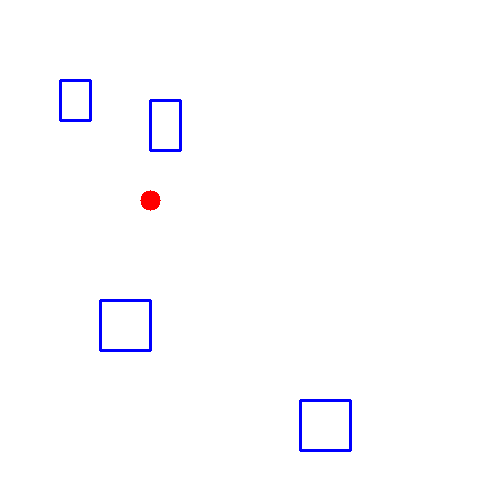
#> input picture img.png, 500 x 500 px
$ python final.py   (older library calls are emulated)
#> lines starting #> are read from the running program, lines starting #| are printed output that depends on the picture; after the words box and inside, x2 and y2 are one past the last pixel; in counts of white or black regions, pixels touching at a corner belong together
# import the necessary packages
from numpy.lib.npyio import genfromtxt
from scipy.spatial import distance as dist
from imutils import perspective
from imutils import contours
import numpy as np
import argparse
import imutils
import cv2
import random
import math

#number of node
node =[]
obs =[]

def start_goal():
    start = [20, 20]
    goal = [400, 400]
    return (start, goal)

def distance_bw_sg(start, goal, node):
    (sx, sy) = start
    (gx, gy) = goal
    val = []
    points = []
    for i in node:
        (x, y) = i
        a = 2**0.5
        m = (x - y)/a
        if m <0:
            m = m*-1
        points.append(i)
        val.append(m)
    final = []
    k = -1
    for i in val:
        k = k +1
        if i<40:
            final.append(points[k])
    return final

def find_nextnode( orig, start, node, obs):
    (x1, y1) = start
    (gx, gy) = node[len(node)-1]
    for j in range (0, len(node)):
        k = []
        x2, y2 = node[j]
        if (x2 - x1) >0 and (y2-y1) >0:
            a = (x2 - x1) **2
            b = (y2 - y1)**2
            d = (a+b)**(0.5)
            n = 2**0.5
            m = (x2 - y2)/n
            if m < 0:
                m= m*-1
            if m < 30 and d < 100:
                for i in obs:
                    (x , y) = i
                    f = ((y - y1)*(x2 - x1)) - ((x - x1)*(y2 - y1))
                    k.append(f)
                print(min(k))
                if min(k) != 0:
                    cv2.line(orig, (x1, y1), (x2, y2), (255, 0, 255), thickness=1, lineType=8)
                    (x1, y1) = (x2, y2)
    return orig

def find_path( orig, node, start, goal, obs):
    (sx, sy) = start
    (gx, gy) = goal
    node.append(goal)
    orig = find_nextnode( orig, start, node, obs)
    return orig

def create_node(x , y):
    n = x*y/(x/10)
    for i in range(0, int(n)):
        value = (random.randint(0, x), random.randint(0, y))
        node.append(value)
    return node

def read_obstacles():
    # load the image, convert it to grayscale, and blur it slightly
    image = cv2.imread("img.png")
#> image is the input picture: shape (500, 500, 3); mean B, G, R 254.7, 252.6, 252.9
    gray = cv2.cvtColor(image, cv2.COLOR_BGR2GRAY)
    gray = cv2.GaussianBlur(gray, (7, 7), 0)
    # perform edge detection, then perform a dilation + erosion to
    # close gaps in between object edges
    edged = cv2.Canny(gray, 50, 100)
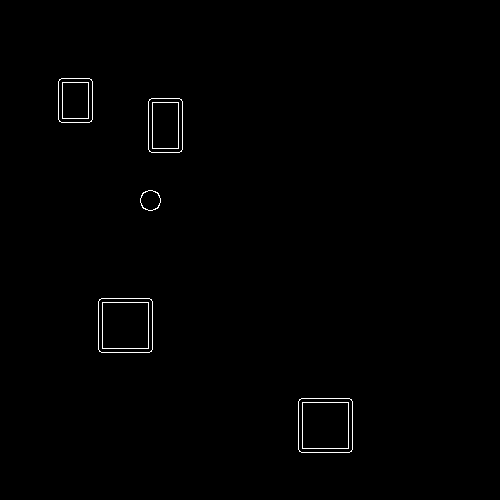
#> edged: shape (500, 500); 0.58% white in thin lines or dots, all inside (x1, y1, x2, y2) = (58, 78, 353, 453)
    edged = cv2.dilate(edged, None, iterations=1)
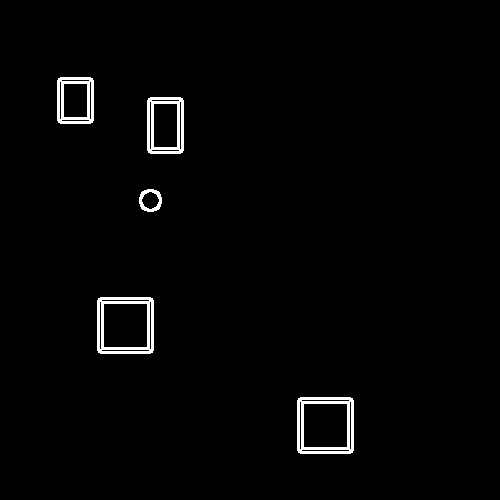
#> edged: shape (500, 500); 1.8% white; 5 white regions, box (x1, y1, x2, y2) and area: (97, 297, 154, 354) 1192, (297, 397, 354, 454) 1192, (147, 97, 184, 154) 952, (57, 77, 94, 124) 832, (139, 189, 162, 212) 232
    edged = cv2.erode(edged, None, iterations=1)
    # find contours in the edge map
    cnts = cv2.findContours(edged.copy(), cv2.RETR_EXTERNAL,
        cv2.CHAIN_APPROX_SIMPLE)
#> cnts = 5 contours; box (x1, y1, x2, y2) and area: (298, 398, 353, 453) 2900, (98, 298, 153, 353) 2900, (148, 98, 183, 153) 1820, (58, 78, 93, 123) 1480, (140, 190, 161, 211) 318
    cnts = imutils.grab_contours(cnts)
    # sort the contours from left-to-right and initialize the
    # 'pixels per metric' calibration variable
    (cnts, _) = contours.sort_contours(cnts)
#> cnts = 5 contours; box (x1, y1, x2, y2) and area: (98, 298, 153, 353) 2900, (298, 398, 353, 453) 2900, (148, 98, 183, 153) 1820, (58, 78, 93, 123) 1480, (140, 190, 161, 211) 318
    pixelsPerMetric = None
    orig = image.copy()

    # loop over the contours individually
    z = 0
    for c in cnts:
        z = z+1
        if cv2.contourArea(c) < 100:
                continue
        box = cv2.minAreaRect(c)
        box = cv2.cv.BoxPoints(box) if imutils.is_cv2() else cv2.boxPoints(box)
        box = np.array(box, dtype="int")
        box = perspective.order_points(box)
        (tl, tr, br, bl) = box.astype("int")
        pixel_x = [tl[0], tr[0], br[0], bl[0]]
        pixel_y = [tl[1], tr[1], br[1], bl[1]]
        max_x = max(pixel_x)
        min_x = min(pixel_x)
        max_y = max(pixel_y)
        min_y = min(pixel_y)

        # width & height of obstacles
        k=0
        l=0
        d1 = max_x - min_x
        d2 = max_y - min_y

        x1, y1 = min_x, min_y
        for m in range(-5, int(d1+5)):
            k=x1+m
            for n in range(-5, int(d2+5)):
                l=y1+n
                obs.append((k,l))
#> this loop made 5 passes
#> (tr, br, pixel_x, pixel_y, max_x, min_x, max_y, min_y) on passes 1 to 5: ([92, 78], [92, 122], [58, 92, 92, 58], [78, 78, 122, 122], 92, 58, 122, 78), ([152, 298], [152, 352], [98, 152, 152, 98], [298, 298, 352, 352], 152, 98, 352, 298), ([160, 190], [160, 210], [140, 160, 160, 140], [190, 190, 210, 210], 160, 140, 210, 190), ([182, 98], [182, 152], [148, 182, 182, 148], [98, 98, 152, 152], 182, 148, 152, 98), ([352, 398], [352, 452], [298, 352, 352, 298], [398, 398, 452, 452], 352, 298, 452, 398)
#> after the loop, obs = 14284 pairs, first value 53 to 356, second value 73 to 456; z = 5
    return (orig, obs)

def filter_node(node, obs):
    final=[]
    for j in node:
        for i in obs:
            if j == i:
                final.append(j)
    final = list(set(final))
    for k in final:
        node.remove(k)
    return node


def draw_node(orig, node):
    for i in node:
        cv2.circle(orig, (i), 2, (155, 155, 155), -1)
    # show the output image
    cv2.imshow("Image", orig)
    cv2.waitKey(0)

# [60 lines left out: functions joint_node, joint_byStart, not called in this run]


#Get Start point & goal
(start, goal) = start_goal()
(sx, sy) = start
(gx, gy) = goal


# Get obstacles
(orig, obs) = read_obstacles()

# Get node for first 500 radius
node = create_node(gx, gy)

# filter node
node = filter_node(node, obs)
#> node = 3757 pairs, first value 0 to 400, second value 0 to 400

# draw start & goal
orig = cv2.circle(orig,(sx, sy),10,(0,0,0),-1)
orig = cv2.circle(orig,(gx, gy),10,(0,0,0),-1)
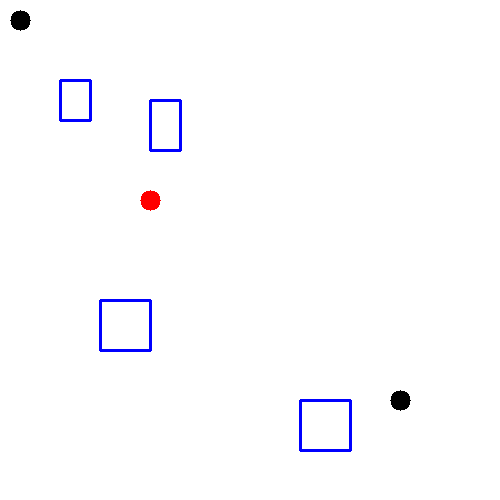
#> orig: shape (500, 500, 3); mean B, G, R 254, 251.9, 252.2

# filter near by value
node = distance_bw_sg(start, goal, node)
#> the loop in distance_bw_sg, `for i in node:` made 3757 passes
#> (x, y, m) on passes 1 to 12: (197, 388, 135.1), (215, 20, 137.9), (132, 261, 91.22), (248, 207, 28.99), (155, 244, 62.93), (183, 298, 81.32), (111, 258, 103.9), (71, 144, 51.62), (71, 386, 222.7), (48, 316, 189.5), (128, 272, 101.8), (361, 308, 37.48)
#> after the loop in distance_bw_sg, `for i in node:`: points has the same summary as node outside distance_bw_sg; val = 3757 values, max 279.3 at index 854, min 0 at index 295, mean 96.6
#> the loop in distance_bw_sg, `for i in val:` made 3757 passes
#> i on passes 1 to 3: 135.1, 137.9, 91.22
#> after the loop in distance_bw_sg, `for i in val:`: final = 941 pairs, first value 0 to 400, second value 0 to 400; k = 3756
#> node has the same summary as final in distance_bw_sg

# joint one by one
orig = find_path(orig, node,  start, goal, obs)
#> in find_path, `(sx, sy) = start`: sx = 20
#> in find_nextnode, `(gx, gy) = node[len(node)-1]`: gx = 400
#> the loop in find_nextnode, `for j in range (0, len(node)):` made 942 passes
#> (x2, y2, a, b, d) on pass 1: (248, 207, 51984, 34969, 294.9)
#| -1588
#| -8968
#| -6662
#| -7138
#| -1692
#| -2712
#| -2861
#| -11031
#> (further printed lines are left out)
#> after the loop in find_nextnode, `for j in range (0, len(node)):`:
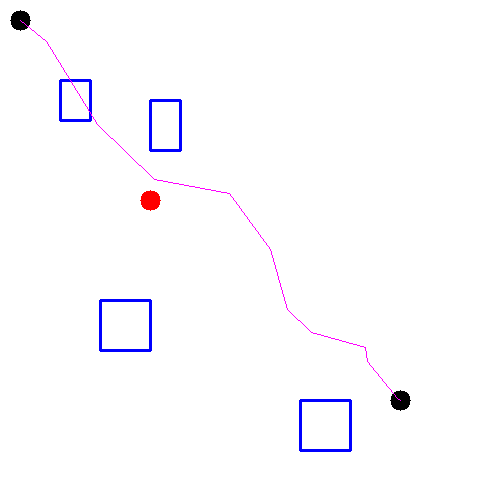
#> orig: shape (500, 500, 3); 0.2% of pixels changed, all inside (x1, y1, x2, y2) = (20, 20, 401, 401)

# show in image
draw_node(orig, node)
#> the loop in draw_node, `for i in node:` made 942 passes
#> i on passes 1 to 3: (248, 207), (361, 308), (181, 222)
#> after the loop in draw_node, `for i in node:`:
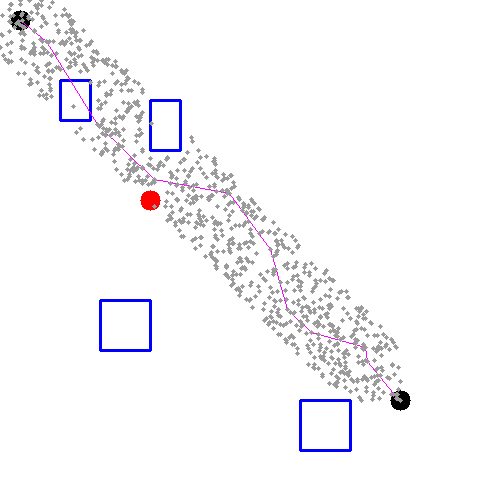
#> orig: shape (500, 500, 3); 4.15% of pixels changed, all inside (x1, y1, x2, y2) = (0, 0, 403, 403)
